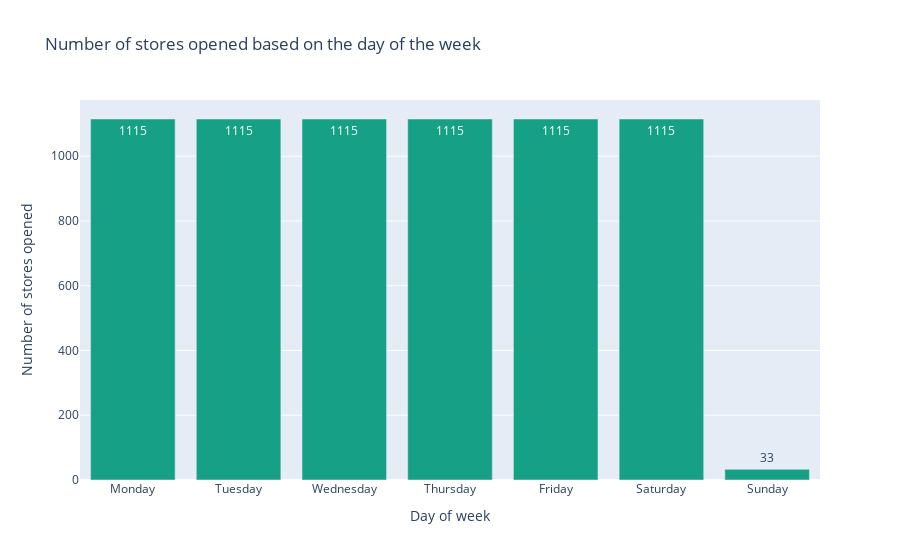

Notebook code for this chart:
### Code cell
stores_opened_by_day_fig = go.Figure(data=
                                     go.Bar(
    x = pd.DataFrame(sales_df[sales_df['open_flag']==1].groupby(['week_day'])['store'].nunique()).reset_index()['week_day'],
    y = pd.DataFrame(sales_df[sales_df['open_flag']==1].groupby(['week_day'])['store'].nunique()).reset_index()['store'],
    marker_color='#16a085',
    text=pd.DataFrame(sales_df[sales_df['open_flag']==1].groupby(['week_day'])['store'].nunique()).reset_index()['store'],
    textposition='auto'
       ))
stores_opened_by_day_fig.update_layout(title='Number of stores opened based on the day of the week', xaxis_title='Day of week', yaxis_title='Number of stores opened')
iplot(stores_opened_by_day_fig)

### Figure 1 — Plotly figure (JSON) as saved in the notebook; plotly's stock layout.template omitted (floating-point values rounded to 4 significant figures)
{"data": [{"marker": {"color": "#16a085"}, "text": [1115, 1115, 1115, 1115, 1115, 1115, 33], "textposition": "auto", "type": "bar", "x": ["Monday", "Tuesday", "Wednesday", "Thursday", "Friday", "Saturday", "Sunday"], "y": [1115, 1115, 1115, 1115, 1115, 1115, 33]}], "layout": {"title": {"text": "Number of stores opened based on the day of the week"}, "xaxis": {"title": {"text": "Day of week"}}, "yaxis": {"title": {"text": "Number of stores opened"}}}}
